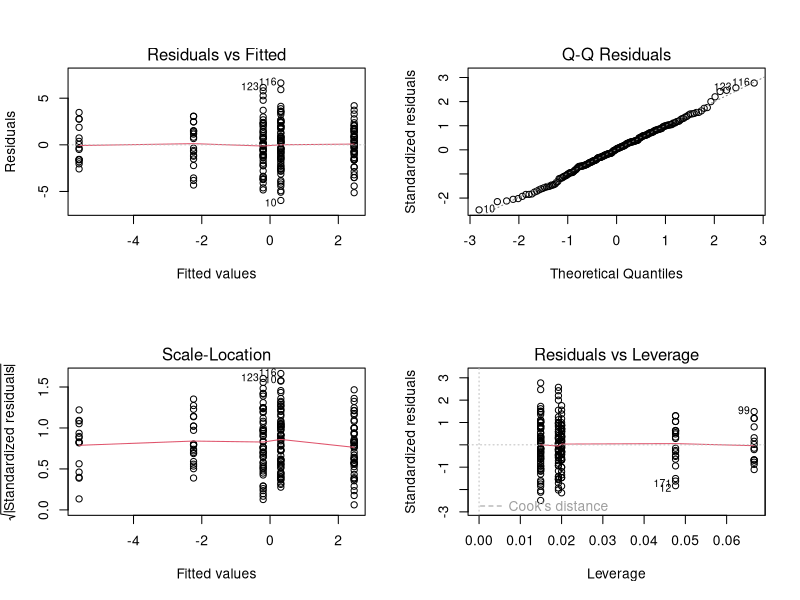

This chart was generated by the following R code: (Note: this script raises an error after producing the figure.)
#-----------------------------------------------------------------------
#  ANOVAs and MANOVAs for different categories of habit, origin and diet
#-----------------------------------------------------------------------
# Load libraries
library(tidyverse)
library(broom)

# Fitting ANOVAs function
fit.anova <- function(pc, data, grouping.var) {
  pc_ <- pull(data, pc)
  grouping.var_ <- pull(data, grouping.var)
  model <- lm(pc_ ~ grouping.var_, data = data)
  out <- tidy(anova(model))
  return(out)
}
#-----------------------------------------------------------------------
# Read in data and wrangle it
#-----------------------------------------------------------------------
pc_data <- read_csv("data/Linear/snakepca.csv")

# Remove habits that are unknown
pc_data_habit <- 
  pc_data %>%
  filter(Habit != "Unknown")

# Remove origin that are unknown
pc_data_origin <- 
  pc_data %>%
  filter(Origin != "Unknown")

# Remove diet that are unknown *note the no caps "U"
pc_data_diet <- 
  pc_data %>%
  filter(Diet != "unknown")

# Remove lineage that are unknown
pc_data_lineage <- 
  pc_data %>%
  filter(Origin != "Unknown")

#-----------------------------------------------------------------------
# Manova on PC scores 1-7 (these make up 95% variance in head shape)
#-----------------------------------------------------------------------
# Habit & lineage
model1 <- manova(as.matrix(pc_data_habit[, 27:33]) ~ Habit*Lineage, data = pc_data_habit)
# Look at overall model significance
anova(model1)

# Habit & Origin
model2 <- manova(as.matrix(pc_data_habit[, 27:33]) ~ Habit*Origin, data = pc_data_habit)
# Look at overall model significance
anova(model2)

# Habit & diet 
#diet data is not complete unknown categories to be removed before analysis
model3 <- manova(as.matrix(pc_data_habit[, 27:33]) ~ Habit*Diet, data = pc_data_habit)
# Look at overall model significance
anova(model3)

#-----------------------------------------------------------------------
# ANOVAs on individual PCs
#-----------------------------------------------------------------------
# Example for one model
# Fit model
modela <- lm(PC1 ~ Habit, data = pc_data_habit)
# Check diagnostics
par(mfrow = c(2,2))
plot(modela)
par(mfrow = c(1,1))
# Look at overall result, i.e. is PC1 correlated with Habit?
anova(modela)
# Look at differences across Habit groups
summary(modela)

#--------------------------------------------------------------------------
# ANOVAs for each individual PC can be automated with the code below
#--------------------------------------------------------------------------
# List names of first 7 PCs
pc_list_habit <- names(pc_data_habit)[27:33]

# Create an output file
output <- data.frame(array(dim = c(7, 5)))
names(output) <- c("PC", "df1", "df2", "F", "p")

# Run ANOVAs
for (i in seq_along(pc_list_habit)){
  pc <- pc_list_habit[i]
  x <- fit.anova(pc, pc_data_habit, "Habit")
  output[i, "PC"] <- pc_list_habit[i]
  output[i, "df1"] <- x$df[1]
  output[i, "df2"] <- x$df[2]
  output[i, "F"] <- x$statistic[1]
  output[i, "p"] <- x$p.value[1]
}

# Add Bonferonni correction to p values
output$p_bonferonni <- p.adjust(output$p, method = "bonferroni")

# Write results out
write_csv(output, file = "outputs/Linear/ANOVA-results-habit-LM.csv") 

#--------------------------------------------
# Fit ANOVAs for each individual PC origin 
#--------------------------------------------
# List names of first 7 PCs
pc_list_Origin <- names(pc_data_origin)[27:33]

# Create an output file
output <- data.frame(array(dim = c(7, 5)))
names(output) <- c("PC", "df1", "df2", "F", "p")

# Run ANOVAs
for (i in seq_along(pc_list_Origin)){
  pc <- pc_list_Origin[i]
  x <- fit.anova(pc, pc_data_origin, "Origin")
  output[i, "PC"] <- pc_list_Origin[i]
  output[i, "df1"] <- x$df[1]
  output[i, "df2"] <- x$df[2]
  output[i, "F"] <- x$statistic[1]
  output[i, "p"] <- x$p.value[1]
}

# Add Bonferonni correction to p values
output$p_bonferonni <- p.adjust(output$p, method = "bonferroni")

# Write results out
write_csv(output, file = "outputs/Linear/ANOVA-results-origin-LM.csv") 

#--------------------------------------------
# Fit ANOVAs for each individual PC diet 
#--------------------------------------------
# List names of first 7 PCs
pc_list_diet <- names(pc_data_diet)[27:33]

# Create an output file
output <- data.frame(array(dim = c(7, 5)))
names(output) <- c("PC", "df1", "df2", "F", "p")

# Run ANOVAs
for (i in seq_along(pc_list_diet)){
  pc <- pc_list_diet[i]
  x <- fit.anova(pc, pc_data_diet, "Origin")
  output[i, "PC"] <- pc_list_diet[i]
  output[i, "df1"] <- x$df[1]
  output[i, "df2"] <- x$df[2]
  output[i, "F"] <- x$statistic[1]
  output[i, "p"] <- x$p.value[1]
}

# Add Bonferonni correction to p values
output$p_bonferonni <- p.adjust(output$p, method = "bonferroni")

# Write results out
write_csv(output, path = "outputs/Linear/ANOVA-results-diet-LM.csv") 

#--------------------------------------------
# Fit ANOVAs for each individual PC diet 
#--------------------------------------------
# List names of first 7 PCs
pc_list_lineage <- names(pc_data_lineage)[27:33]

# Create an output file
output <- data.frame(array(dim = c(7, 5)))
names(output) <- c("PC", "df1", "df2", "F", "p")

# Run ANOVAs
for (i in seq_along(pc_list_lineage)){
  pc <- pc_list_lineage[i]
  x <- fit.anova(pc, pc_data_lineage, "Lineage")
  output[i, "PC"] <- pc_list_lineage[i]
  output[i, "df1"] <- x$df[1]
  output[i, "df2"] <- x$df[2]
  output[i, "F"] <- x$statistic[1]
  output[i, "p"] <- x$p.value[1]
}

# Add Bonferonni correction to p values
output$p_bonferonni <- p.adjust(output$p, method = "bonferroni")

# Write results out
write_csv(output, path = "outputs/Linear/ANOVA-results-lineage-LM.csv") 
